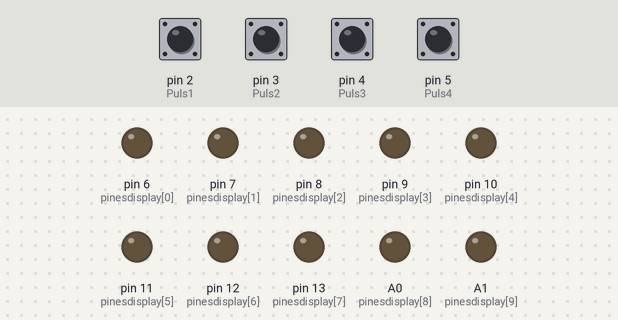
Recording of a sketch running on a simulated Arduino Uno, built with avr-gcc and run on an emulated ATmega328P. Parts: output pins drawn as LEDs (lit = HIGH). The test bench sets the inputs (shaded band); at power-on: pin 2 (Puls1), pin 3 (Puls2), pin 4 (Puls3), pin 5 (Puls4) HIGH.

Above: at 1.2 s.
1.3 s: pin 2 (Puls1) pulled LOW for 0.15 s
At 2.0 s:
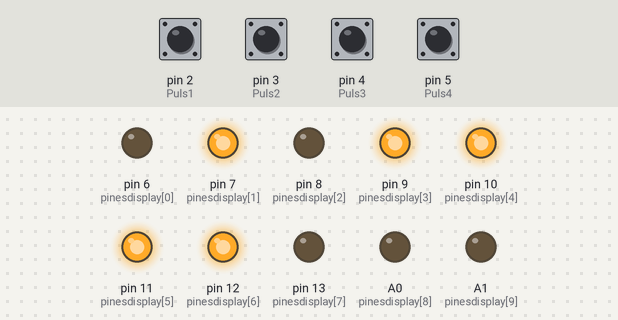
2.9 s: pin 3 (Puls2) pulled LOW for 0.15 s
At 3.3 s:
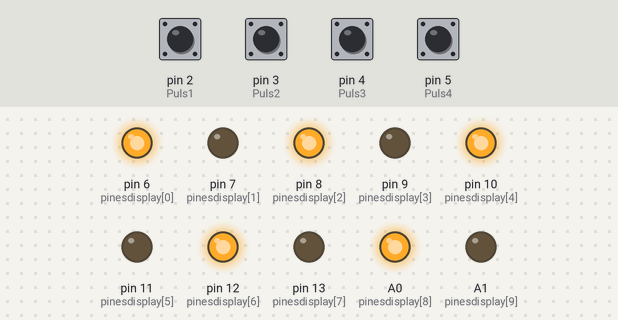
4.5 s: pin 4 (Puls3) pulled LOW for 0.15 s
At 5.7 s:
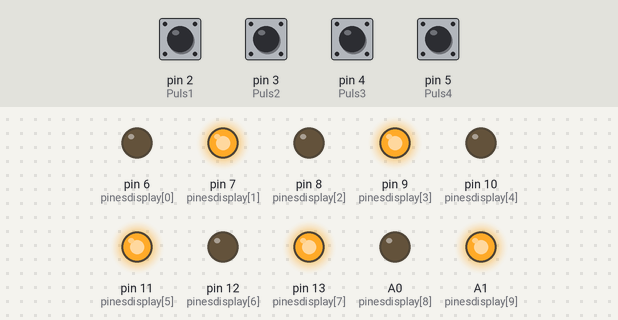
6.1 s: pin 5 (Puls4) pulled LOW for 0.15 s
At 6.9 s:
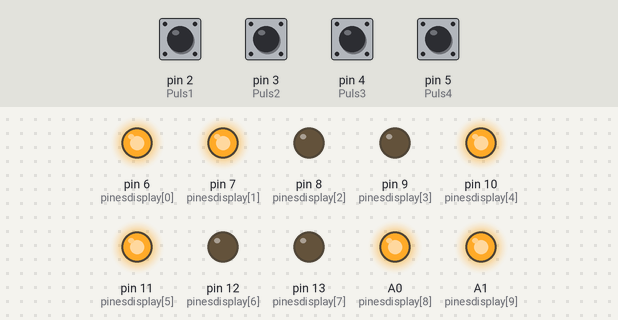
7.7 s: pin 2 (Puls1) pulled LOW for 1 s
At 8.1 s:
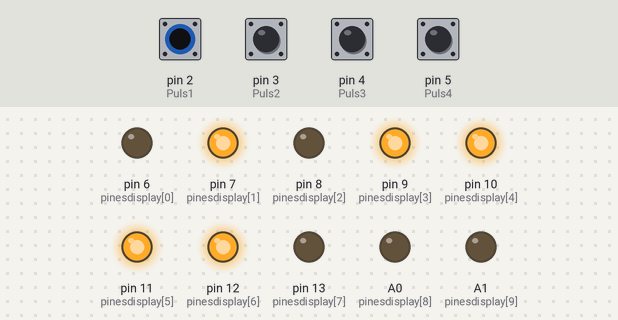
10.2 s: pin 3 (Puls2) pulled LOW for 1 s
At 11.2 s:
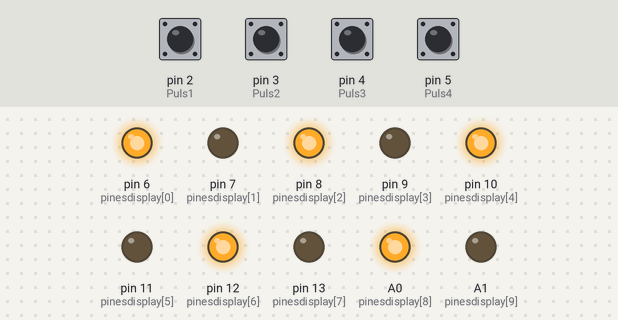
Timing chart, 0 to 13.2 s (numbered marks = the images above; inputs shaded):
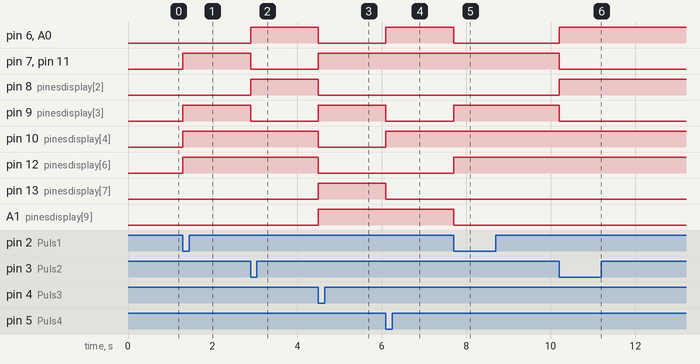

The sketch:

Practica4.3-DISPLAYDEBARRA.ino
```cpp
//Oscar Jose Barrios Cotom - 2022241

const int Puls1 = 2;   // Pulsador 1 conectado al pin 2
const int Puls2 = 3;   // Pulsador 2 conectado al pin 3
const int Puls3 = 4;   // Pulsador 3 conectado al pin 4
const int Puls4 = 5;   // Pulsador 4 conectado al pin 5
const int pinesdisplay[] = {6, 7, 8, 9, 10, 11, 12, 13, A0, A1}; //son los pines que se mandan al display de barra


int linea1[] = {0, 1, 0, 1, 1, 1, 1, 0, 0, 0};//Son secuencias que sigue cada pulsador
int linea2[] = {1, 0, 1, 0, 1, 0, 1, 0, 1, 0};
int linea3[] = {0, 1, 0, 1, 0, 1, 0, 1, 0, 1};
int linea4[] = {1, 1, 0, 0, 1, 1, 0, 0, 1, 1};

void setup() {

  pinMode(Puls1, INPUT_PULLUP);//Se configura los pines como entrada
  pinMode(Puls2, INPUT_PULLUP);
  pinMode(Puls3, INPUT_PULLUP);
  pinMode(Puls4, INPUT_PULLUP);

  for (int i = 0; i < 10; i++) {
    pinMode(pinesdisplay[i], OUTPUT);// Configuramos los pines del display de barra de 10 segmentos como salidas
  }
}

void loop() {

  if (digitalRead(Puls1) == LOW) {//iguala Puls1 a un estado bajo
    mostrarSecuencia(linea1);
  } else if (digitalRead(Puls2) == LOW) {//iguala Puls2 a un estado bajo y else if se usa si
    mostrarSecuencia(linea2);
  } else if (digitalRead(Puls3) == LOW) {//iguala Puls3 a un estado bajo
    mostrarSecuencia(linea3);
  } else if (digitalRead(Puls4) == LOW) {//iguala Puls4 a un estado bajo
    mostrarSecuencia(linea4);
  }
}

void mostrarSecuencia(int secuencia[]) {
  for (int i = 0; i < 10; i++) {
    digitalWrite(pinesdisplay[i], secuencia[i]);
  }
}
```

Measured:
- after the input at 1.3 s, pin 7 (pinesdisplay[1]), pin 9 (pinesdisplay[3]), pin 10 (pinesdisplay[4]), pin 11 (pinesdisplay[5]), pin 12 (pinesdisplay[6]): LOW → HIGH at once
- after the input at 2.9 s, pin 6 (pinesdisplay[0]), pin 8 (pinesdisplay[2]), A0 (pinesdisplay[8]): LOW → HIGH at once; pin 7 (pinesdisplay[1]), pin 9 (pinesdisplay[3]), pin 11 (pinesdisplay[5]): HIGH → LOW at once
- after the input at 4.5 s, pin 6 (pinesdisplay[0]), pin 8 (pinesdisplay[2]), pin 10 (pinesdisplay[4]), pin 12 (pinesdisplay[6]), A0 (pinesdisplay[8]): HIGH → LOW at once; pin 7 (pinesdisplay[1]), pin 9 (pinesdisplay[3]), pin 11 (pinesdisplay[5]), pin 13 (pinesdisplay[7]), A1 (pinesdisplay[9]): LOW → HIGH at once
- after the input at 6.1 s, pin 6 (pinesdisplay[0]), pin 10 (pinesdisplay[4]), A0 (pinesdisplay[8]): LOW → HIGH at once; pin 9 (pinesdisplay[3]), pin 13 (pinesdisplay[7]): HIGH → LOW at once
- after the input at 7.7 s, pin 6 (pinesdisplay[0]), A0 (pinesdisplay[8]), A1 (pinesdisplay[9]): HIGH → LOW at once; pin 9 (pinesdisplay[3]), pin 12 (pinesdisplay[6]): LOW → HIGH at once
- after the input at 10.2 s, pin 6 (pinesdisplay[0]), pin 8 (pinesdisplay[2]), A0 (pinesdisplay[8]): LOW → HIGH at once; pin 7 (pinesdisplay[1]), pin 9 (pinesdisplay[3]), pin 11 (pinesdisplay[5]): HIGH → LOW at once
